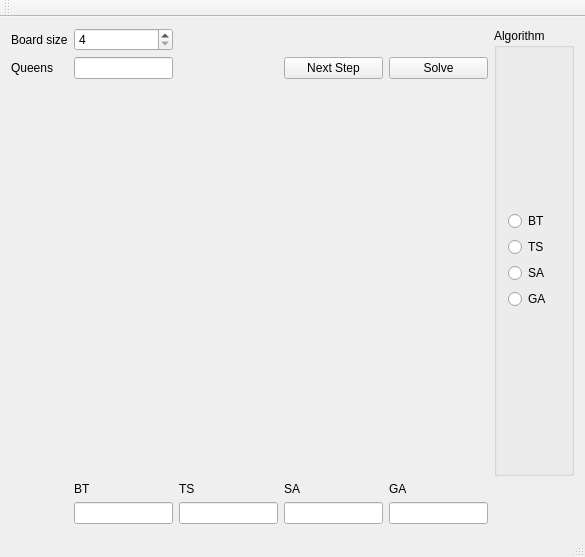
<?xml version="1.0" encoding="UTF-8"?>
<ui version="4.0">
 <class>MainWindow</class>
 <widget class="QMainWindow" name="MainWindow">
  <property name="geometry">
   <rect>
    <x>0</x>
    <y>0</y>
    <width>585</width>
    <height>557</height>
   </rect>
  </property>
  <property name="windowTitle">
   <string>MainWindow</string>
  </property>
  <widget class="QWidget" name="centralWidget">
   <layout class="QGridLayout" name="gridLayout_5">
    <item row="0" column="0">
     <layout class="QGridLayout" name="mainGridLayout" rowstretch="0,0,1,0,0,0,0,0,0">
      <item row="7" column="3">
       <widget class="QLabel" name="label_5">
        <property name="text">
         <string>SA</string>
        </property>
       </widget>
      </item>
      <item row="0" column="0">
       <widget class="QLabel" name="label">
        <property name="text">
         <string>Board size</string>
        </property>
       </widget>
      </item>
      <item row="0" column="1">
       <widget class="QSpinBox" name="spinBox">
        <property name="minimum">
         <number>4</number>
        </property>
        <property name="maximum">
         <number>10</number>
        </property>
       </widget>
      </item>
      <item row="8" column="3">
       <widget class="QLineEdit" name="lineEdit_5"/>
      </item>
      <item row="7" column="4">
       <widget class="QLabel" name="label_6">
        <property name="text">
         <string>GA</string>
        </property>
       </widget>
      </item>
      <item row="7" column="1">
       <widget class="QLabel" name="label_3">
        <property name="text">
         <string>BT</string>
        </property>
       </widget>
      </item>
      <item row="8" column="1">
       <widget class="QLineEdit" name="lineEdit_3"/>
      </item>
      <item row="7" column="2">
       <widget class="QLabel" name="label_4">
        <property name="text">
         <string>TS</string>
        </property>
       </widget>
      </item>
      <item row="8" column="2">
       <widget class="QLineEdit" name="lineEdit_4"/>
      </item>
      <item row="8" column="4">
       <widget class="QLineEdit" name="lineEdit_6"/>
      </item>
      <item row="0" column="5" rowspan="7">
       <widget class="QGroupBox" name="groupBox">
        <property name="title">
         <string>Algorithm</string>
        </property>
        <layout class="QGridLayout" name="gridLayout_6">
         <item row="0" column="0">
          <layout class="QVBoxLayout" name="verticalLayout">
           <item>
            <widget class="QRadioButton" name="btRadioButton">
             <property name="text">
              <string>BT</string>
             </property>
            </widget>
           </item>
           <item>
            <widget class="QRadioButton" name="tsRadioButton">
             <property name="text">
              <string>TS</string>
             </property>
            </widget>
           </item>
           <item>
            <widget class="QRadioButton" name="saRadioButton">
             <property name="text">
              <string>SA</string>
             </property>
            </widget>
           </item>
           <item>
            <widget class="QRadioButton" name="gaRadioButton">
             <property name="text">
              <string>GA</string>
             </property>
            </widget>
           </item>
          </layout>
         </item>
        </layout>
       </widget>
      </item>
      <item row="1" column="0">
       <widget class="QLabel" name="label_7">
        <property name="text">
         <string>Queens</string>
        </property>
       </widget>
      </item>
      <item row="1" column="4">
       <widget class="QPushButton" name="solveButton">
        <property name="text">
         <string>Solve</string>
        </property>
       </widget>
      </item>
      <item row="1" column="1">
       <widget class="QLineEdit" name="queensLineEdit"/>
      </item>
      <item row="1" column="3">
       <widget class="QPushButton" name="nextStepButton">
        <property name="text">
         <string>Next Step</string>
        </property>
       </widget>
      </item>
     </layout>
    </item>
   </layout>
  </widget>
  <widget class="QMenuBar" name="menuBar">
   <property name="geometry">
    <rect>
     <x>0</x>
     <y>0</y>
     <width>585</width>
     <height>25</height>
    </rect>
   </property>
  </widget>
  <widget class="QToolBar" name="mainToolBar">
   <attribute name="toolBarArea">
    <enum>TopToolBarArea</enum>
   </attribute>
   <attribute name="toolBarBreak">
    <bool>false</bool>
   </attribute>
  </widget>
  <widget class="QStatusBar" name="statusBar"/>
 </widget>
 <layoutdefault spacing="6" margin="11"/>
 <resources/>
 <connections/>
</ui>
